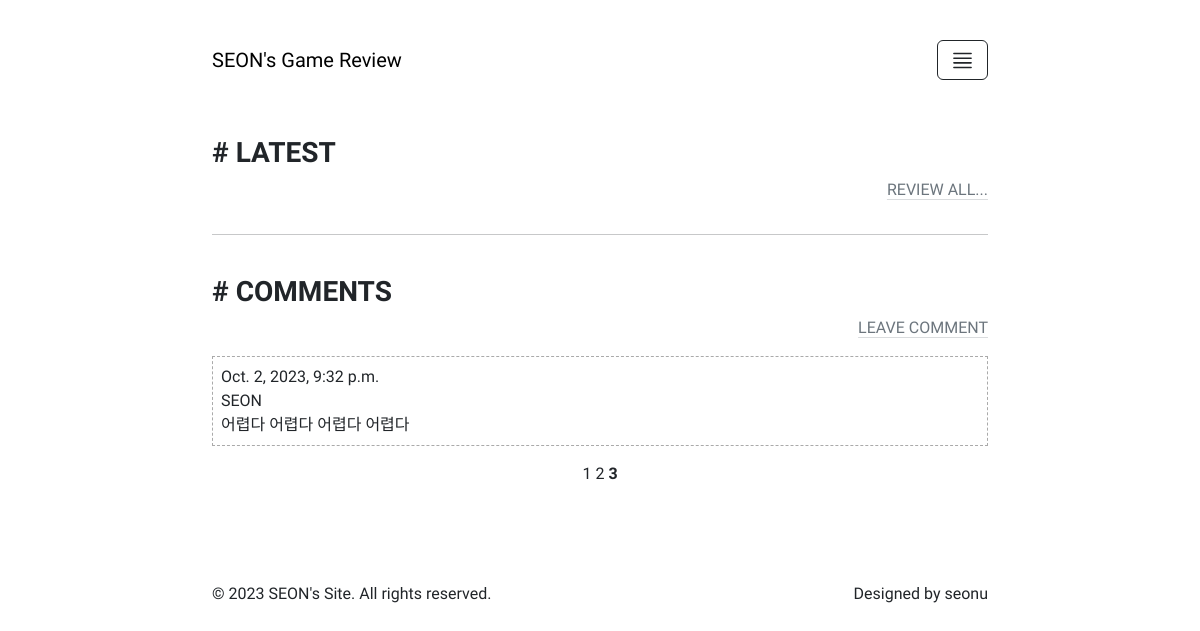
/add-comment/?page=3, run on the app's committed database.
### game/models.py (models this page shows)
class Comment(models.Model):
    author = models.CharField(max_length=100)
    text = models.TextField()
    created_at = models.DateTimeField(auto_now_add=True)

### game/views.py (the view, shortened to what this page needs)
# urls.py: path('add-comment/', CommentView.as_view(), name='add-comment'),
class CommentView(View):
    template_name = 'home/index.html'
    comments_per_page = 3
    def get(self, request):
        comments = Comment.objects.order_by('-created_at')
        page_number = request.GET.get('page', 1)
        paginator = Paginator(comments, self.comments_per_page)
        comments_page = paginator.get_page(page_number)
        comment_form = CommentForm()
        return render(request, self.template_name, {'comments_page': comments_page, 'comment_form': comment_form})

### game/templates/home/index.html (shortened to what this page needs)
{% load static %}
<!DOCTYPE html>
<html>
<head>
    <link href="https://cdn.jsdelivr.net/npm/bootstrap@5.3.2/dist/css/bootstrap.min.css" rel="stylesheet"
>
    <link rel="stylesheet" href="{% static 'css/styles.css' %}">
</head>
<body>
    <div class="container" style="padding-top: 2rem;">
        <nav class="navbar navbar-expand-lg bg-transparent">
            <div class="container-fluid" style="padding: 0;">
                <a class="navbar-brand" href="{% url 'home-index' %}">SEON's Game Review</a>
                <button class="btn btn-outline-dark" type="button" data-bs-toggle="offcanvas"
                    data-bs-target="#offcanvasWithBothOptions" aria-controls="offcanvasWithBothOptions">
                </button>
            </div>
        </nav>
    </div>
    <div class="container mt-5">
        <h3><strong># LATEST</strong></h3>
        <div class="sticky-sm-bottom">
            <p class="text-end">
                <a class="link-secondary link-offset-2 link-underline-opacity-25 link-underline-opacity-100-hover"
                    href="{% url 'review-list' %}">REVIEW ALL...</a>
            </p>
        </div>
        <div id="carouselExampleIndicators" class="carousel slide">
            <button class="carousel-control-prev" type="button" data-bs-target="#carouselExampleIndicators"
                data-bs-slide="prev">
                <span class="carousel-control-prev-icon" aria-hidden="true"></span>
            </button>
            <button class="carousel-control-next" type="button" data-bs-target="#carouselExampleIndicators"
                data-bs-slide="next">
                <span class="carousel-control-next-icon" aria-hidden="true"></span>
            </button>
        </div>
        <hr>
        <br>
        <h3><strong># COMMENTS</strong></h3>
        <div class="sticky-sm-bottom">
            <p class="text-end">
                <a class="link-secondary link-offset-2 link-underline-opacity-25 link-underline-opacity-100-hover"
                    href="#" data-bs-toggle="modal" data-bs-target="#commentModal">LEAVE COMMENT</a>
            </p>
        </div>
        {% for comment in comments_page %}
        <p class="comment">{{ comment.created_at }}<br>{{ comment.author }}<br>{{ comment.text }}</p>
        {% endfor %}
        <div class="pagination justify-content-center">
            <span class="page-links">
                {% for page in comments_page.paginator.page_range %}
                <span class="{% if page == comments_page.number %}current-page{% endif %}">
                    <a class="link-dark link-offset-2 link-underline-opacity-0" href="?page={{ page }}">
                        {% if page == comments_page.number %}
                        <b>{{ page }}</b>
                        {% else %}
                        {{ page }}
                        {% endif %}
                    </a>
                </span>
                {% endfor %}
            </span>
        </div>
    </div>
    <br><br><br><br>
    <footer>
        <div class="container">
            <div class="row">
                <div class="col-md-6">
                    <p>&copy; {% now "Y" %} SEON's Site. All rights reserved.</p>
                </div>
                <div class="col-md-6 text-end">
                    <p>Designed by seonu</p>
                </div>
            </div>
        </div>
    </footer>
</body>
</html>

### static/css/styles.css (style rules this page uses)
body { max-width: 800px; margin: 0 auto; font-family: 'Gowun Dodum', sans-serif; }
.comment { border: 1px dashed #aaaaaa; padding: 0.5rem; }

### data on the page
Comment: created_at "Oct. 2, 2023, 9:32 p.m.", author "SEON", text "어렵다 어렵다 어렵다 어렵다"

### other printed values
{{ page }} "1" "2"
{{ page }} "3"
